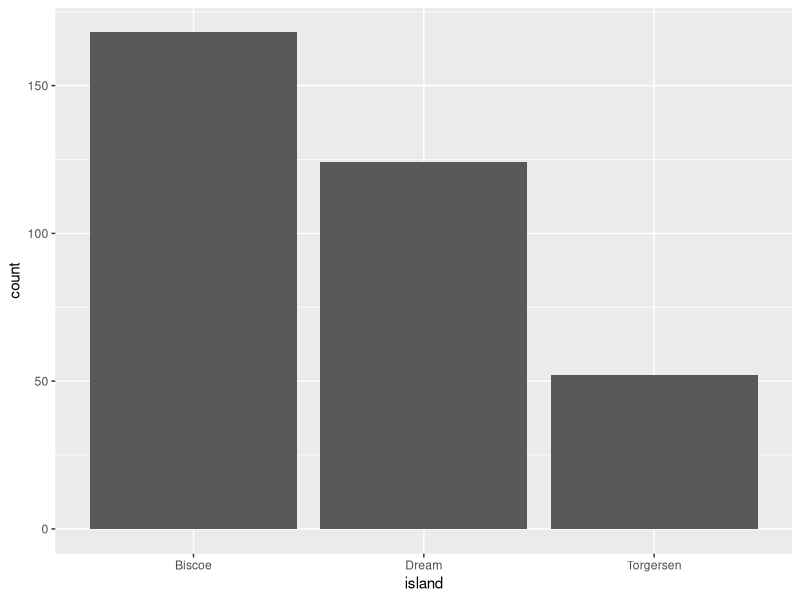

Source code (R):
## ---- chunk 1
#| echo: false

library(palmerpenguins)
library(tidyverse)

ggplot(penguins, aes(x = island)) + geom_bar()
